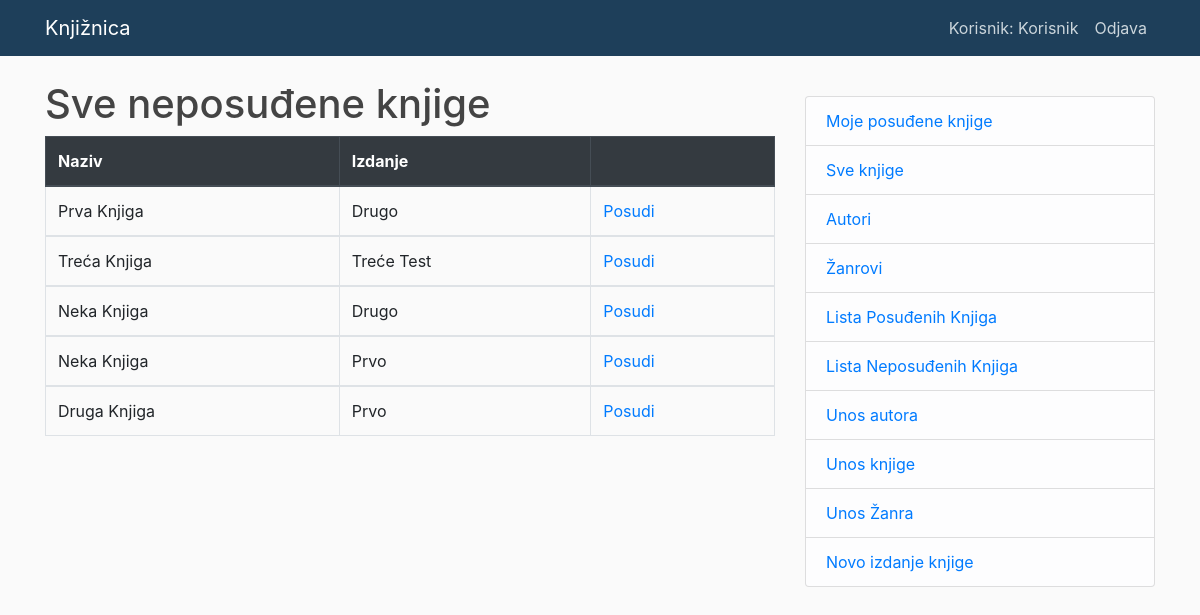
The page /posuditi/ (signed in) on the database its author committed.
### app/models.py (models this page shows, shortened)
class KnjigaIzdanje(models.Model):
    id = models.UUIDField(primary_key=True, default=uuid.uuid4, help_text='unikatan id za knjigu')
    knjiga = models.ForeignKey('Knjiga', on_delete=models.CASCADE, null=True)
    izdanje = models.CharField(max_length=200)
    vracanje = models.DateField(null=True, blank=True)
    posudjivac = models.ForeignKey(User, on_delete=models.CASCADE, null=True, blank=True, verbose_name = 'Posuđivač')
    STATUS_KNJIGE = (
        ('p', 'Posuđena'),
        ('d', 'Dostupna'),
    )
    status = models.CharField(
        max_length=1,
        choices=STATUS_KNJIGE,
        blank=True,
        default='d',
    )
    class Meta:
        ordering = ['vracanje']
        verbose_name_plural = "Izdanja knjiga"
        permissions = (('obnova', 'obnoviti'),)

class Knjiga(models.Model):
    naziv = models.CharField(max_length = 60)
    autor = models.ForeignKey('Autor', on_delete=models.SET_NULL, null=True)
    zanr = models.ManyToManyField(Zanr, verbose_name = 'Žanr')
    izdavacka_kuca = models.CharField(max_length = 50)
    godina_izdanja = models.DateField(auto_now_add = False, auto_now = False)
    class Meta:
        verbose_name_plural = "Knjige"

### app/views.py (the view)
# urls.py: path(r'posuditi/', views.ListaSvihNKnjiga.as_view(), name='neposudjeno-sve'),
class ListaSvihNKnjiga(PermissionRequiredMixin, generic.ListView):
    model = KnjigaIzdanje
    permission_required = 'app.obnova'
    template_name = 'app/listasven.html'
    paginate_by = 10
    def get_queryset(self):
        return KnjigaIzdanje.objects.filter(status__exact='d')

### app/templates/app/listasven.html
{% extends "app/base.html" %}
{% block content %}
    <h1>Sve neposuđene knjige</h1>
    {% if knjigaizdanje_list %}
    <table class="table table-bordered">
       <thead class="thead-dark">
        <tr>
      <th scope="col">Naziv</th>
      <th scope="col">Izdanje</th>
      <th scope="col"></th>
        </tr>
      </thead>
      {% for knjigaizdanje in knjigaizdanje_list %}
      <tbody>
      <td>{{knjigaizdanje.knjiga.naziv}}</td>
      <td>{{knjigaizdanje.izdanje}}</td>
      <td><a href="{% url 'posudi' knjigaizdanje.id %}">Posudi</a></td>
      </tbody>
      {% endfor %}
    </table>
    {% else %}
      <p>Nema neposuđenih knjiga.</p>
    {% endif %}
{% endblock %}

### app/templates/app/base.html (shortened to what this page needs)
{% load static %}
<!DOCTYPE html>
<html>
<head>
    <link rel="stylesheet" href="https://stackpath.bootstrapcdn.com/bootstrap/4.5.0/css/bootstrap.min.css">
    <link href="https://unpkg.com/gijgo@1.9.13/css/gijgo.min.css" rel="stylesheet" type="text/css" />
    <link rel="stylesheet" type="text/css" href="{% static 'app/main.css' %}">
</head>
<body>
    <header class="site-header">
      <nav class="navbar navbar-expand-md navbar-dark bg-steel fixed-top">
        <div class="container">
          <a class="navbar-brand mr-4" href="{% url 'Knjiznica-home' %}">Knjižnica</a>
          <div class="collapse navbar-collapse" id="navbarToggle">
            <div class="navbar-nav">
               {% if user.is_authenticated %}
                  <a class="nav-item nav-link" >Korisnik: {{ user.get_username }}</a>
                  <a class="nav-item nav-link" href="{% url 'logout'%}?next={{request.path}}">Odjava</a>
              {% else %}
                   <a class="nav-item nav-link" href="{% url 'login'%}?next={{request.path}}">Prijava</a>
              {% endif %}
            </div>
          </div>
        </div>
      </nav>
    </header>
    <main role="main" class="container">
      <div class="row">
        <div class="col-md-8">
          {% block content %}{% endblock %}
        </div>
        <div class="col-md-4">
            {% if user.is_authenticated %}
            <p>
              <ul class="list-group">
                <li class="list-group-item list-group-item-light"> <a href="{% url 'moje-knjige' %}">Moje posuđene knjige</a></li>
                <li class="list-group-item list-group-item-light"> <a href="{% url 'knjige' %}">Sve knjige</a></li>
                <li class="list-group-item list-group-item-light"> <a href="{% url 'autori' %}">Autori</a></li>
                <li class="list-group-item list-group-item-light"> <a href="{% url 'zanrovi' %}">Žanrovi</a></li>
                {% if perms.app.obnova %}
                <li class="list-group-item list-group-item-light"> <a href="{% url 'posudjeno-sve' %}">Lista Posuđenih Knjiga</a></li>
                <li class="list-group-item list-group-item-light"> <a href="{% url 'neposudjeno-sve' %}">Lista Neposuđenih Knjiga</a></li>
                <li class="list-group-item list-group-item-light"> <a href="{% url 'autor-novi' %}">Unos autora</a></li>
                <li class="list-group-item list-group-item-light"> <a href="{% url 'knjiga-novi' %}">Unos knjige</a></li>
                <li class="list-group-item list-group-item-light"> <a href="{% url 'zanr-novi' %}">Unos Žanra</a></li>
                <li class="list-group-item list-group-item-light"> <a href="{% url 'knjigai-novi' %}">Novo izdanje knjige</a></li>
                {%endif%}
              </ul>
            </p>
            {% endif %}
          </div>
      </div>
    </main>
</body>
</html>

### app/static/app/main.css (style rules this page uses)
body { background: #fafafa; color: #333333; margin-top: 5rem; }
h1, h2, h3, h4, h5, h6 { color: #444444; }
ul { margin: 0; }
.bg-steel { background-color: #1e3f5a; }
.site-header .navbar-nav .nav-link { color: #cbd5db; }

### rows shown on the page
KnjigaIzdanje: knjiga.naziv "Prva Knjiga", izdanje "Drugo"
KnjigaIzdanje: knjiga.naziv "Treća Knjiga", izdanje "Treće Test"
KnjigaIzdanje: knjiga.naziv "Neka Knjiga", izdanje "Drugo"
KnjigaIzdanje: knjiga.naziv "Neka Knjiga", izdanje "Prvo"
KnjigaIzdanje: knjiga.naziv "Druga Knjiga", izdanje "Prvo"

### other values the page prints
{{ user.get_username }} "Korisnik"
